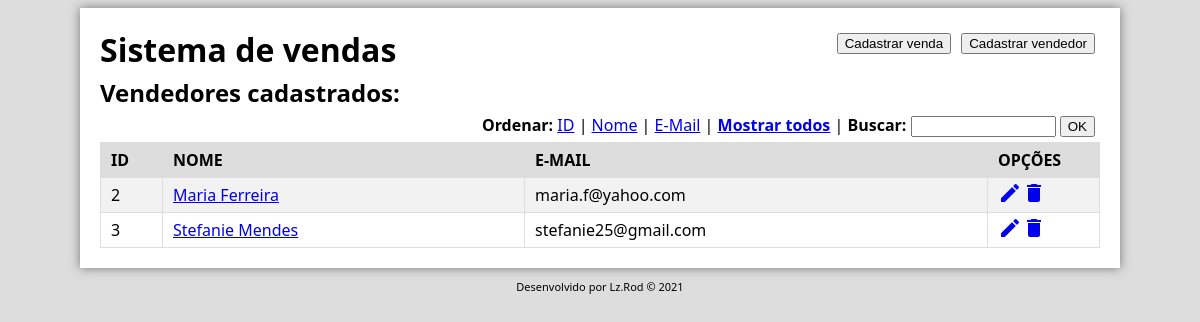
Screenshot of /develop/index.php?c=2 with the database file from the repository.
### tables this page shows
CREATE TABLE `vendedores` (
  `id` int(11) NOT NULL,
  `nome` varchar(255) NOT NULL,
  `email` varchar(100) NOT NULL
);

### develop/index.php (the view, shortened to what this page needs)
<!DOCTYPE html>
<html lang="pt-br">
<head>
    <link rel="stylesheet" href="css/style.css">
</head>
<body>
    <?php
        require_once "functions.php";
        $ordem = $_GET['o'] ?? "i";
        $chave = $_GET['c'] ?? "";
    ?>
    <div id="container">
        <?php include_once "header.php"; ?>
        <h2>Vendedores cadastrados:</h2>
        <form method="get" id="busca" action="index.php">
            <strong>Ordenar: </strong>
            <a href="index.php?o=i&c=<?php echo $chave;?>">ID</a> |
            <a href="index.php?o=n&c=<?php echo $chave;?>">Nome</a> |
            <a href="index.php?o=e&c=<?php echo $chave;?>">E-Mail</a> |
            <a href="index.php"><strong>Mostrar todos</strong></a> |
            <strong>Buscar: </strong><input type="text" name="c" size="15" maxlength="100"/>
            <input type="submit" value="OK"/>
        </form>
        <table class='listagem'>
            <tr><th>ID<th>NOME<th>E-MAIL<th>OPÇÕES</tr>
            <?php
                $q = "select id, nome, email from vendedores ";
                if(!empty($chave)){
                    $q .= "Where id like '%$chave%' OR nome like '%$chave%' OR email like '%$chave%' ";
                }
                switch ($ordem) {
                    default:
                        $q .= "order by id";
                }
                $busca = $db->query($q);
                if(!$busca) {
                    echo msg_erro("Erro na busca");
                } else {
                    if($busca->num_rows == 0) {
                        echo msg_aviso("Nenhum vendedor cadastrado");
                    } else {
                        while($reg=$busca->fetch_object()){
                            echo "<tr><td>$reg->id";
                            echo "<td><a href='vendas.php?id=$reg->id'>$reg->nome</a>";
                            echo "<td>$reg->email";
                            echo "<td><a href='edit.php?id=$reg->id'><span class='material-icons'>edit</span></a>";
                            echo "<a href='delete.php?id=$reg->id'><span class='material-icons'>delete</span></a>";
                        }
                    }
                }
            ?>
        </table>
    </div>
    <?php include_once "footer.php";?>
</body>
</html>

### develop/css/style.css (style rules this page uses)
body { background-color: #ddd; font-family: 'Segoe UI', Tahoma, Geneva, Verdana, sans-serif; }
div#container { width: 1000px; margin: auto; padding: 20px; background-color: #fff; box-shadow: 0px 0px 10px #777; }
h2 { margin: 5px 0px 5px 0px; }
form#busca { text-align: right; margin: 5px; }
table.listagem { width: 100%; text-align: left; border-collapse: collapse; }
table.listagem tr { height: 35px; }
table.listagem td { border: 1px solid #ddd; padding-left: 10px; }
table.listagem tr:nth-child(even) { background-color: #f2f2f2; }
table.listagem td:nth-child(1) { width: 50px; }
table.listagem td:nth-child(2) { width: 350px; }
table.listagem td:nth-child(4) { width: 100px; }
table.listagem th { border: 1px solid #ddd; background-color: #ddd; padding-left: 10px; }

### rows the page displays
vendedores: id "2", nome "Maria Ferreira", email "maria.f@yahoo.com"
vendedores: id "3", nome "Stefanie Mendes", email "stefanie25@gmail.com"
